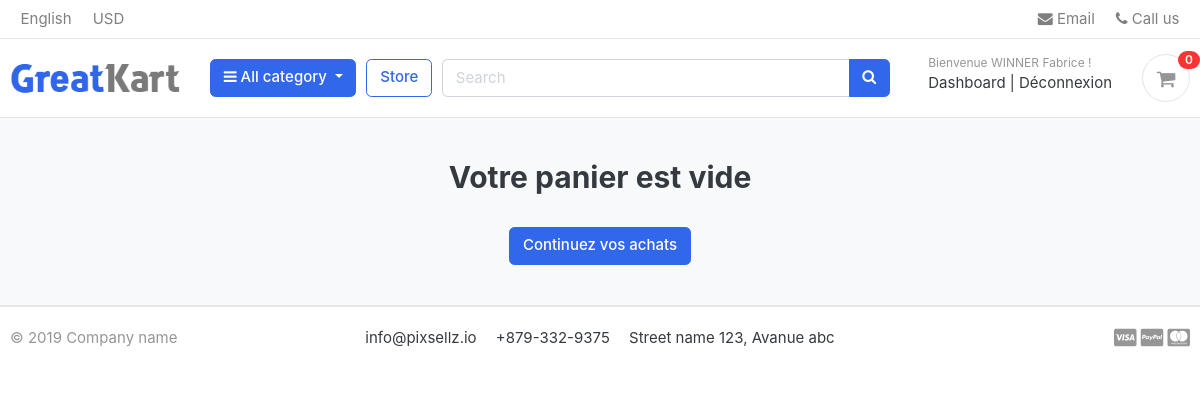
Before: /cart/ (signed in) with the older database file.
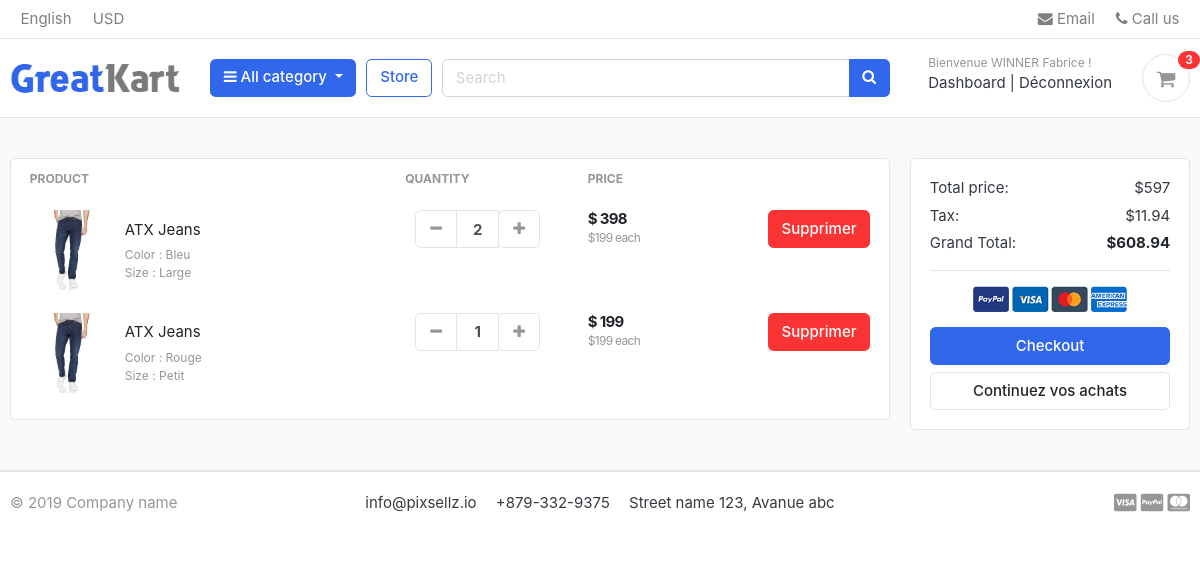
After: the same page with the newer database file.
### carts/models.py (models this page shows, shortened)
class Cartitem(models.Model):
    user = models.ForeignKey(Account, on_delete=models.CASCADE, null=True)
    product   = models.ForeignKey(Product, on_delete=models.CASCADE)
    variations = models.ManyToManyField(Variation, blank=True)
    cart      = models.ForeignKey(Cart, on_delete=models.CASCADE, null=True)
    quantity  = models.IntegerField()
    is_active = models.BooleanField(default=True)
    def sub_total(self):
        return self.product.price * self.quantity

### store/models.py (models this page shows, shortened)
class Product(models.Model):
    product_name    = models.CharField(max_length=200, unique=True)
    slug            = models.SlugField(max_length=200, unique=True)
    description     = models.TextField(max_length=500, blank=True)
    price           = models.IntegerField()
    images          = models.ImageField(upload_to='photo/products')
    stock           = models.IntegerField()
    is_available    = models.BooleanField(default=True)
    category        = models.ForeignKey(Category, on_delete=models.CASCADE)
    created_date    = models.DateTimeField(auto_now_add=True)
    modified_date   = models.DateTimeField(auto_now=True)
    def get_url(self):
        return reverse('product_detail', args=[self.category.slug, self.slug])

class Variation(models.Model):
    product             = models.ForeignKey(Product, on_delete=models.CASCADE)
    variation_category  = models.CharField(max_length=100, choices=variation_category_choise)
    variation_value     = models.CharField(max_length=100)
    is_active           = models.BooleanField(default=True)
    created_date        = models.DateTimeField(auto_now=True)
    objects = VariationManager()

### carts/views.py (the view)
# urls.py: path('', views.cart, name='cart'),
def cart(request, total=0, quantity=0, cart_item=None):
    try:
        tax = 0
        grand_total = 0
        if request.user.is_authenticated:
            cart_items = Cartitem.objects.filter(user=request.user, is_active=True)
        else:
            cart = Cart.objects.get(cart_id=_cart_id(request))
            cart_items = Cartitem.objects.filter(cart=cart, is_active=True)
        for cart_item in cart_items:
            total += (cart_item.product.price * cart_item.quantity)
            quantity += cart_item.quantity
        tax = (2 * total)/100
        grand_total = total + tax
    except ObjectDoesNotExist:
        pass
    context = {
        'total': total,
        'quantity': quantity,
        'cart_items': cart_items,
        'tax': tax,
        'grand_total': grand_total,
    }
    return render(request, 'store/cart.html', context)

### carts/context_processors.py (called while the page is built)
def counter(request):
    cart_count = 0
    if 'admin' in request.path:
        return {}
    else:
        try:
            cart = Cart.objects.filter(cart_id=_cart_id(request))
            if request.user.is_authenticated:
                cart_items = Cartitem.objects.all().filter(user=request.user)
            else:
                cart_items = Cartitem.objects.all().filter(cart=cart[:1])
            for cart_item in cart_items:
                cart_count += cart_item.quantity
        except Cart.DoesNotExist:
            cart_count = 0
    return dict(cart_count=cart_count)

### carts/views.py (called while the page is built)
def _cart_id(request):
    cart = request.session.session_key
    if not cart:
        cart = request.session.create()
    return cart

### category/context_processors.py (called while the page is built)
def menu_links(request):
    links = Category.objects.all()
    return dict(links=links)

### category/models.py (called while the page is built)
    def get_url(self):
        return reverse('products_by_category', args=[self.slug])

### templates/store/cart.html (shortened to what the changed rows need)
{% extends 'base.html' %}
{% load static %}
{% block content %}
<section class="section-content padding-y bg">
    <div class="container">
        {% if not cart_items %}
        <h2 class="text-center">Votre panier est vide</h2>
        <br>
        <div class="text-center">
            <a href="{% url 'store' %}" class="btn btn-primary">Continuez vos achats</a>
        </div>
        {% else %}
        <div class="row">
            <aside class="col-lg-9">
                <div class="card">
                    <table class="table table-borderless table-shopping-cart">
                        <thead class="text-muted">
                            <tr class="small text-uppercase">
                                <th scope="col">Product</th>
                                <th scope="col" width="120">Quantity</th>
                                <th scope="col" width="120">Price</th>
                                <th scope="col" class="text-right" width="200"> </th>
                            </tr>
                        </thead>
                        <tbody>
                            {% for cart_item in cart_items %}
                            <tr>
                                <td>
                                    <figure class="itemside align-items-center">
                                        <div class="aside"><img src="{{ cart_item.product.images.url }}" class="img-sm">
                                        </div>
                                        <figcaption class="info">
                                            <a href="{{ cart_item.product.get_url }}" class="title text-dark">{{ cart_item.product.product_name }}</a>
                                            <p class="text-muted small">
                                                {% if cart_item.variations.all %}
                                                    {% for item in cart_item.variations.all %}
                                                        {{ item.variation_category | capfirst }} : {{ item.variation_value | capfirst }} <br>
                                                    {%endfor%}
                                                {% endif %}
                                            </p>
                                        </figcaption>
                                    </figure>
                                </td>
                                <td>
                                    <div class="col">
                                        <div class="input-group input-spinner">
                                            <div class="input-group-prepend">
                                            <a href="{% url 'remove_cart' cart_item.product.id cart_item.id %}" class="btn btn-light" type="button" id="button-plus"> <i class="fa fa-minus"></i> </a>
                                            </div>
                                            <input type="text" class="form-control"  value="{{ cart_item.quantity }}">
                                            <div class="input-group-append">
                                                <form action="{% url 'add_cart' cart_item.product.id %}" method="POST">
                                                    <button class="btn btn-light" type="submit" id="button-minus"> <i class="fa fa-plus"></i> </button>
                                                </form>
                                            </div>
                                        </div>
                                    </div>
                                </td>
                                <td>
                                    <div class="price-wrap">
                                        <var class="price">$ {{ cart_item.sub_total }}</var>
                                        <small class="text-muted"> ${{ cart_item.product.price }} each </small>
                                    </div>
                                </td>
                                <td class="text-right">
                                    <a href="{% url 'remove_cart_item' cart_item.product.id cart_item.id %}" onclick="return confirm('Vous êtes sûr de vouloir supprimer')"class="btn btn-danger"> Supprimer</a>
                                </td>
                            </tr>
                            {% endfor %}
                        </tbody>
                    </table>
                </div>
            </aside>
            <aside class="col-lg-3">
                <div class="card">
                    <div class="card-body">
                        <dl class="dlist-align">
                            <dt>Total price:</dt>
                            <dd class="text-right">${{ total }}</dd>
                        </dl>
                        <dl class="dlist-align">
                            <dt>Tax:</dt>
                            <dd class="text-right"> ${{ tax }}</dd>
                        </dl>
                        <dl class="dlist-align">
                            <dt>Grand Total:</dt>
                            <dd class="text-right text-dark b"><strong>${{ grand_total }}</strong></dd>
                        </dl>
                        <hr>
                        <p class="text-center mb-3">
                            <img src="{% static './images/misc/payments.png' %}" height="26">
                        </p>
                        <a href="{% url 'checkout' %}" class="btn btn-primary btn-block"> Checkout </a>
                        <a href="{% url 'store' %}" class="btn btn-light btn-block">Continuez vos achats</a>
                    </div>
                </div>
            </aside>
        </div>
        {% endif %}
    </div>
</section>
{% endblock %}

### templates/includes/navbar.html (shortened to what this page needs)
{% load static %}
<header class="section-header">
    <nav class="navbar p-md-0 navbar-expand-sm navbar-light border-bottom">
        <div class="container">
            <div class="collapse navbar-collapse" id="navbarTop4">
                <ul class="navbar-nav mr-auto">
                    <li class="nav-item dropdown">
                        <a href="#" class="nav-link"> English </a>
                    </li>
                    <li class="nav-item dropdown">
                        <a href="#" class="nav-link"> USD </a>
                    </li>
                </ul>
                <ul class="navbar-nav">
                    <li><a href="#" class="nav-link"> <i class="fa fa-envelope"></i> Email </a></li>
                    <li><a href="#" class="nav-link"> <i class="fa fa-phone"></i> Call us </a></li>
                </ul>
            </div>
        </div>
    </nav>
    <section class="header-main border-bottom">
        <div class="container">
            <div class="row align-items-center">
                <div class="col-lg-2 col-md-3 col-6">
                    <a href="{% url 'home' %}" class="brand-wrap">
                        <img class="logo" src="{% static './images/logo.png' %}">
                    </a>
                </div>
                <div class="col-lg col-sm col-md col-6 flex-grow-0">
                    <div class="category-wrap dropdown d-inline-block float-right">
                        <button type="button" class="btn btn-primary dropdown-toggle" data-toggle="dropdown">
                            <i class="fa fa-bars"></i> All category
                        </button>
                    </div>
                </div>
                <a href="{% url 'store' %}" class="btn btn-outline-primary">Store</a>
                <div class="col-lg  col-md-6 col-sm-12 col">
                    <form action="{% url 'search' %}" class="search" method="GET">
                        <div class="input-group w-100">
                            <input type="text" class="form-control" style="width:60%;" placeholder="Search" name="keyword">
                            <div class="input-group-append">
                                <button class="btn btn-primary" type="submit">
                                    <i class="fa fa-search"></i>
                                </button>
                            </div>
                        </div>
                    </form>
                </div>
                <div class="col-lg-3 col-sm-6 col-8 order-2 order-lg-3">
                    <div class="d-flex justify-content-end mb-3 mb-lg-0">
                        {% if user.id is  None %}
                            <div class="widget-header">
                                <small class="title text-muted">Bienvenue invité !</small>
                                <div>
                                    <a href="{% url 'login' %}">Se connecter</a> <span class="dark-transp"> | </span>
                                    <a href="{% url 'register' %}"> S'inscrire</a>
                                </div>
                            </div>
                        {% else %}
                            <div class="widget-header">
                                <small class="title text-muted">Bienvenue {{ user.first_name }} {{ user.last_name }} !</small>
                                <div>
                                    <a href="{% url 'dashboard' %}">Dashboard</a> <span class="dark-transp"> | </span>
                                    <a href="{% url 'logout' %}"> Déconnexion</a>
                                </div>
                            </div>
                        {% endif %}
                        <a href="{% url 'cart' %}" class="widget-header pl-3 ml-3">
                            <div class="icon icon-sm rounded-circle border"><i class="fa fa-shopping-cart"></i>
                            </div>
                            <span class="badge badge-pill badge-danger notify">{{ cart_count }}</span>
                        </a>
                    </div>
                </div>
            </div>
        </div>
    </section>
</header>

Changed rows visible on the page:
added Cartitem: product.images (picture), product.product_name "ATX Jeans", quantity "2", sub_total "398", product.price "199"
now on this page (row unchanged): Variation: variation_category "Color", variation_value "Bleu", shown under "ATX Jeans"
now on this page (row unchanged): Variation: variation_category "Size", variation_value "Large", shown under "ATX Jeans"
added Cartitem: product.images (picture), product.product_name "ATX Jeans", quantity "1", sub_total "199", product.price "199"
now on this page (row unchanged): Variation: variation_category "Color", variation_value "Rouge", shown under "ATX Jeans"
now on this page (row unchanged): Variation: variation_category "Size", variation_value "Petit", shown under "ATX Jeans"
Other visible differences:
{{ cart_count }}: "0" → "3"
{{ total }}: (not shown) → "597"
{{ tax }}: (not shown) → "11.94"
{{ grand_total }}: (not shown) → "608.94"
text no longer shown: "Votre panier est vide"
text now shown: "PRODUCT QUANTITY PRICE Total price: $ Tax: $ Grand Total: $ Checkout"
